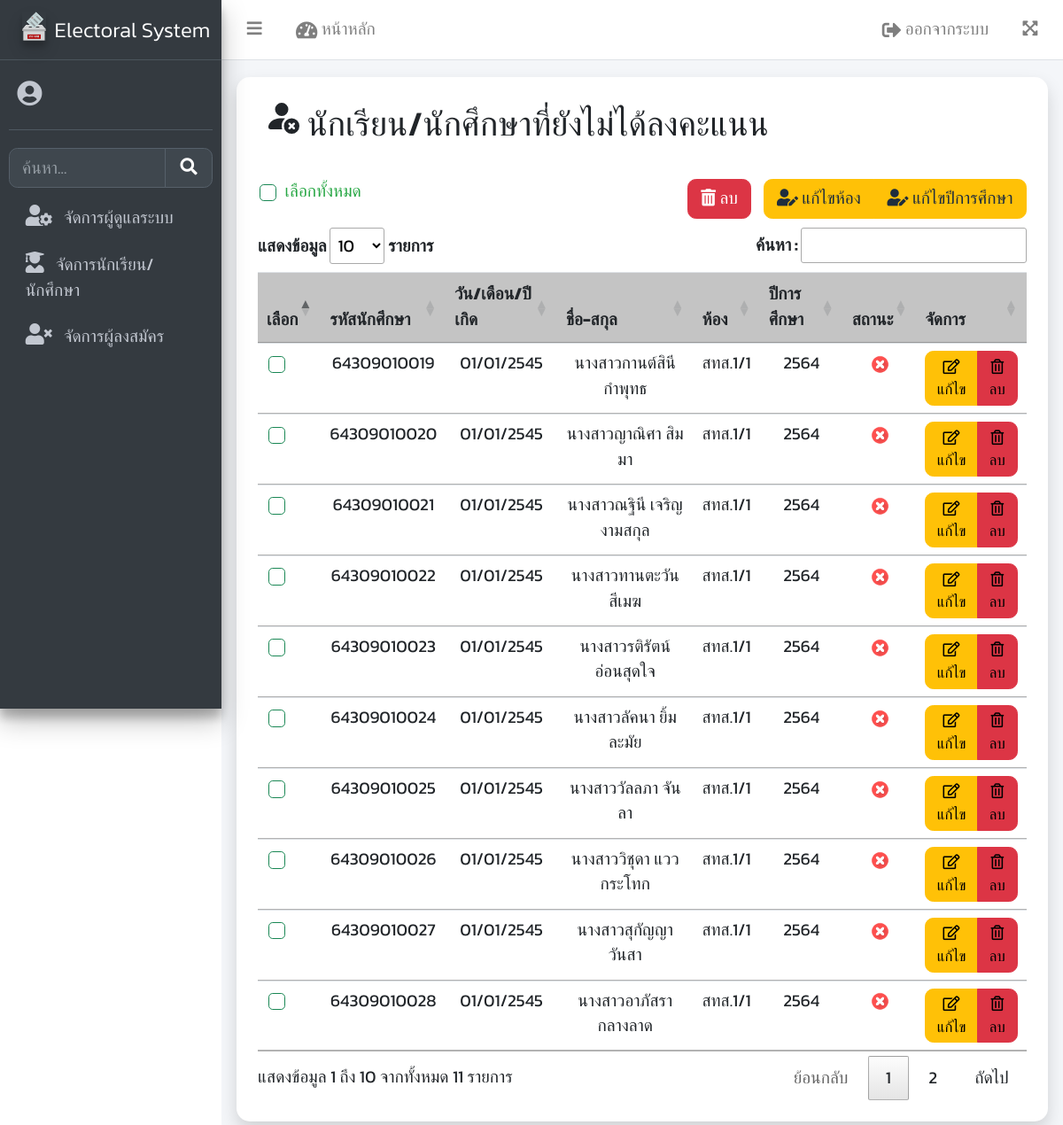
The page /admin/list_vote.php (signed in) on the database its author committed.
### tables this page shows
CREATE TABLE `eltr_student` (
  `s_user` varchar(100) NOT NULL,
  `s_pass` varchar(100) NOT NULL,
  `s_name` varchar(100) NOT NULL,
  `s_class` varchar(10) NOT NULL,
  `s_year` int(11) NOT NULL,
  `s_status` int(11) NOT NULL
);

### admin/list_vote.php (the view, shortened to what this page needs)
<!DOCTYPE html>
<html lang="en">
<head>
    <?php include("head_admin.php"); ?>
    <link rel="stylesheet" href="css/datatables.min.css">
    <link rel="stylesheet" href="../css/style.css">
    <link rel="stylesheet" href="../css/custom.css">
</head>
<body class="hold-transition sidebar-mini layout-fixed">
    <div class="wrapper">
        <?php include("navbar.php"); ?>
        <?php include('sidebar.php'); ?>
        <div class="content-wrapper pt-3">
            <div class="content">
                <div class="container-fluid">
                    <div class="row mb-2">
                        <div class="col-lg-12">
                            <div class="card shadow">
                                <div class="card-body">
                                    <div class="row">
                                        <h2>
                                            นักเรียน/นักศึกษาที่ยังไม่ได้ลงคะแนน
                                        </h2>
                                    </div>
                                    <form class="form-horizontal was-validated" enctype="multipart/form-data" method="post" action="student_db">
                                        <div class="row">
                                            <div class="col-3 form-check">
                                                <input type="checkbox" class="form-check-input" id="select_all">
                                                <label class="form-check-label" for="select_all">เลือกทั้งหมด</label>
                                            </div>
                                            <div class="col-9" align="right">
                                                <button type="button" class="btn btn-danger" data-bs-toggle="modal" data-bs-target="#mul_delete">
                                                    <i class="fas fa-trash-alt"></i>
                                                    ลบ
                                                </button>
                                                <div class="btn-group" role="group">
                                                    <button type="button" class="btn btn-warning" data-bs-toggle="modal" data-bs-target="#update-class">
                                                        <i class="fas fa-user-edit"></i>
                                                        แก้ไขห้อง
                                                    </button>
                                                    <button type="button" class="btn btn-warning" data-bs-toggle="modal" data-bs-target="#update-year">
                                                        <i class="fas fa-user-edit"></i>
                                                        แก้ไขปีการศึกษา
                                                    </button>
                                                </div>
                                            </div>
                                        </div>
                                        <?php
                                            include('../condb.php');
                                            $sql = "SELECT * FROM `eltr_student` WHERE s_status LIKE '0' ORDER BY 's_user' ASC";
                                            $result = mysqli_query($con, $sql) or die ("Error in query: $sql " . mysqli_error());
                                        ?>
                                        <table class="table table-hover" id="myTable">
                                            <thead>
                                                <tr class="table table-active" align="center">
                                                    <th>เลือก</th>
                                                    <th>รหัสนักศึกษา</th>
                                                    <th>วัน/เดือน/ปี เกิด</th>
                                                    <th>ชื่อ-สกุล</th>
                                                    <th>ห้อง</th>
                                                    <th>ปีการศึกษา</th>
                                                    <th>สถานะ</th>
                                                    <th>จัดการ</th>
                                                </tr>
                                            </thead>
                                            <?php foreach($result as $row) { ?>
                                                <tr align="center">
                                                    <td>
                                                        <div>
                                                            <input type="checkbox" class="form-check-input" name="ids[]" value="<?php echo $row['s_user']; ?>">
                                                        </div>
                                                    </td>
                                                    <td><?php echo $row['s_user']; ?></td>
                                                    <td><?php echo $row['s_pass']; ?></td>
                                                    <td><?php echo $row['s_name']; ?></td>
                                                    <td><?php echo $row['s_class']; ?></td>
                                                    <td><?php echo $row['s_year']; ?></td>
                                                    <td>
                                                        <?php
                                                            if($row['s_status'] == 0)
                                                            {
                                                                echo "<img src='../img//logo/incorrect.png' width='21'>";
                                                            }
                                                            elseif($row['s_status'] == 1)
                                                            {
                                                                echo "<img src='../img//logo/correct.png' width='21'>";
                                                            }
                                                        ?>
                                                    </td>
                                                    <td>
                                                        <div class="btn-group" role="group">
                                                            <button type="button" class="btn btn-sm btn-warning" href="student_db.php?s_user=<?php echo $row['s_user'];?>" data-bs-toggle="modal" data-bs-target="#update<?php echo $row['s_user'];?>">
                                                                <font color="black">
                                                                    <i class="far fa-edit"></i>
                                                                    แก้ไข
                                                                </font>
                                                            </button>
                                                            <button type="button" class="btn btn-sm btn-danger" href="student_db.php?s_user=<?php echo $row['s_user'];?>" data-bs-toggle="modal" data-bs-target="#delete<?php echo $row['s_user'];?>">
                                                                <font color="black">
                                                                    <i class="far fa-trash-alt"></i>
                                                                    ลบ
                                                                </font>
                                                            </button>
                                                        </div>
                                                    </td>
                                                </tr>
                                    </form>
                                        <?php } ?>
                                </div>
                            </div>
                        </div>
                    </div>
                </div>
            </div>
        </div>
    </div>
    <?php
        echo '
        <script src="../js/jquery-3.6.1.min.js"></script>
        <script src="../js/sweetalert2.all.min.js"></script>
        <link rel="stylesheet" href="../css/sweetalert2.min.css">
        ';
    ?>
</body>
</html>

### css/style.css (style rules this page uses)
html { font-size: calc(60% + 0.8vmin); }
body { font-family: 'Kanit', sans-serif; }

### css/custom.css (style rules this page uses)
.btn { border-radius: .5rem; transition: .25s; }
.card { border-radius: 15px !important; }
.shadow { box-shadow: 0 .5rem 1rem rgba(0,0,0,.15)!important; }

### rows shown on the page
eltr_student: s_user "64309010019", s_pass "01/01/2545", s_name "นางสาวกานต์สินี กำพุทธ", s_class "สทส.1/1", s_year "2564", s_status 0 (drawn)
eltr_student: s_user "64309010020", s_pass "01/01/2545", s_name "นางสาวญาณิศา สิมมา", s_class "สทส.1/1", s_year "2564", s_status 0 (drawn)
eltr_student: s_user "64309010021", s_pass "01/01/2545", s_name "นางสาวณฐินี เจริญงามสกุล", s_class "สทส.1/1", s_year "2564", s_status 0 (drawn)
eltr_student: s_user "64309010022", s_pass "01/01/2545", s_name "นางสาวทานตะวัน สีเมฆ", s_class "สทส.1/1", s_year "2564", s_status 0 (drawn)
eltr_student: s_user "64309010023", s_pass "01/01/2545", s_name "นางสาวรติรัตน์ อ่อนสุดใจ", s_class "สทส.1/1", s_year "2564", s_status 0 (drawn)
eltr_student: s_user "64309010024", s_pass "01/01/2545", s_name "นางสาวลัคนา ยิ้มละมัย", s_class "สทส.1/1", s_year "2564", s_status 0 (drawn)
eltr_student: s_user "64309010025", s_pass "01/01/2545", s_name "นางสาววัลลภา จันลา", s_class "สทส.1/1", s_year "2564", s_status 0 (drawn)
eltr_student: s_user "64309010026", s_pass "01/01/2545", s_name "นางสาววิชุดา แววกระโทก", s_class "สทส.1/1", s_year "2564", s_status 0 (drawn)
eltr_student: s_user "64309010027", s_pass "01/01/2545", s_name "นางสาวสุกัญญา วันสา", s_class "สทส.1/1", s_year "2564", s_status 0 (drawn)
eltr_student: s_user "64309010028", s_pass "01/01/2545", s_name "นางสาวอาภัสรา กลางลาด", s_class "สทส.1/1", s_year "2564", s_status 0 (drawn)
